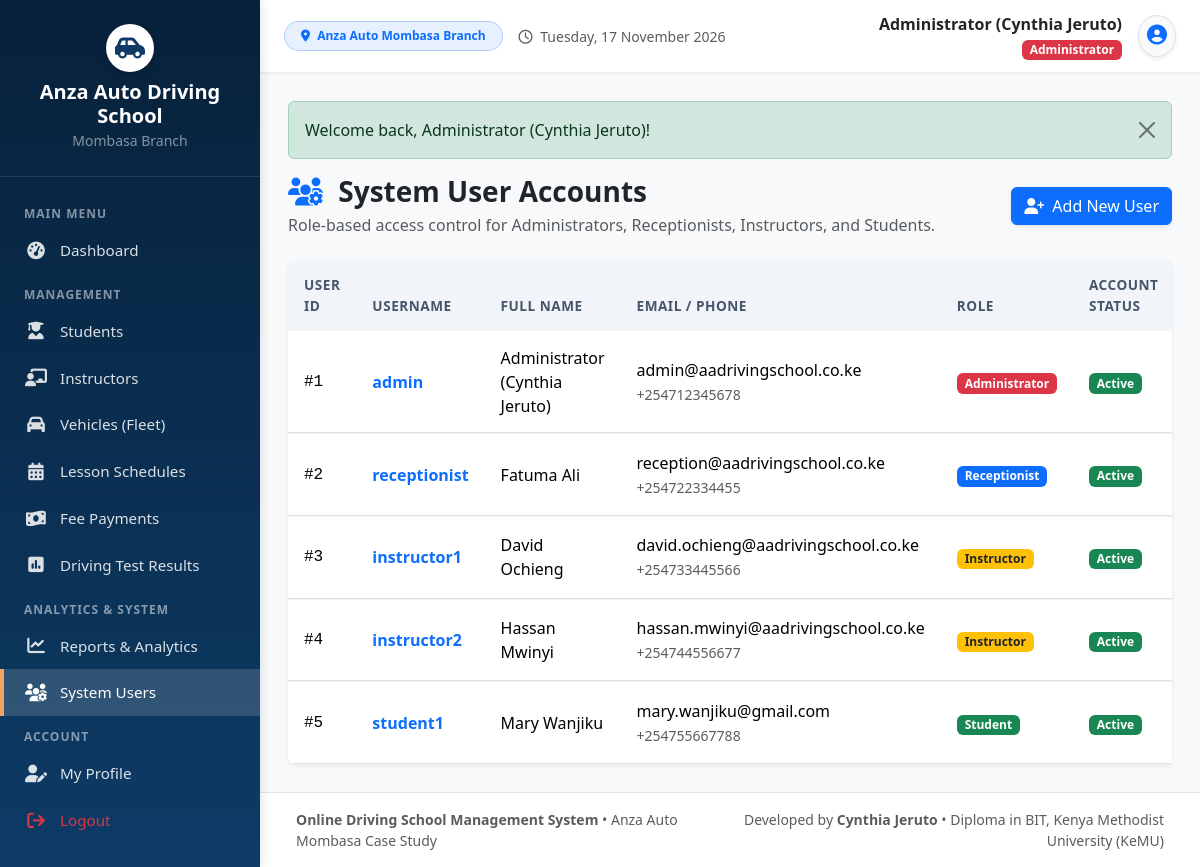
The page /users.php (signed in) on the database as committed earlier.
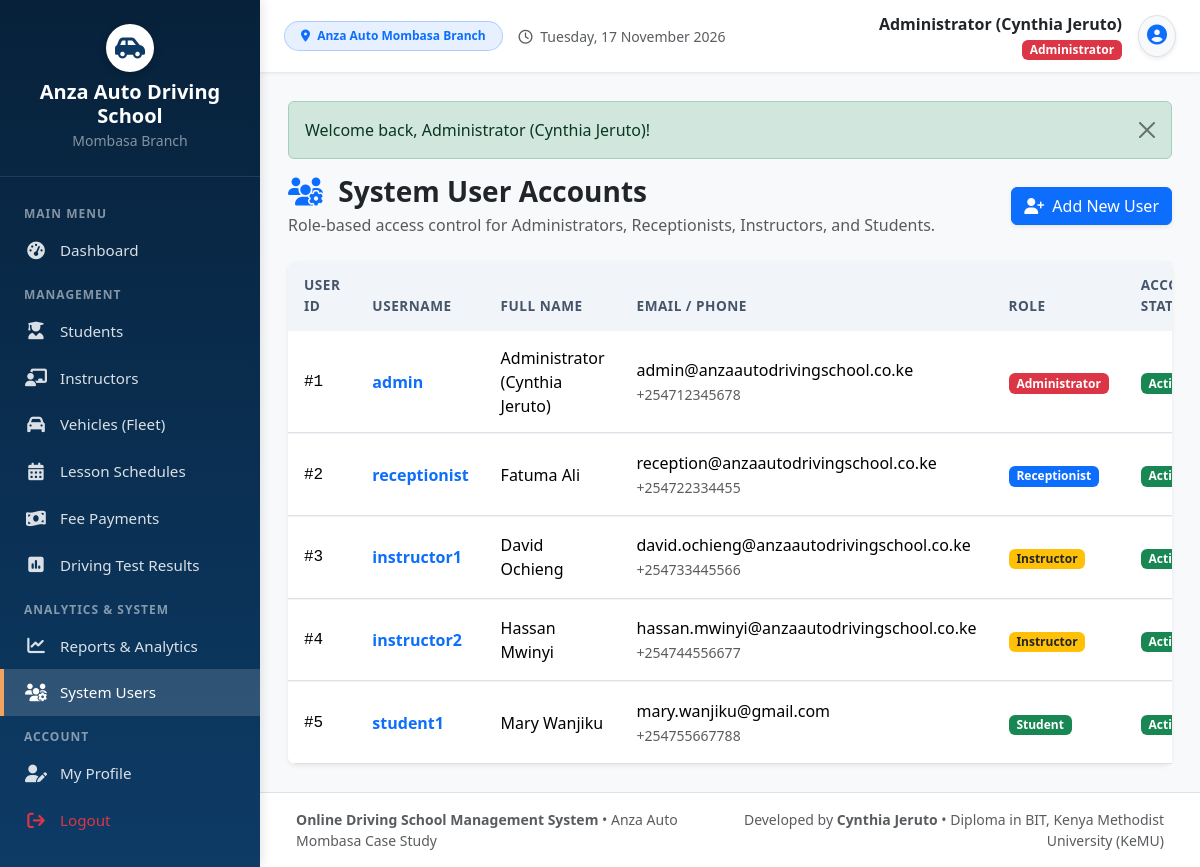
The same page on the database as committed later.
### tables this page shows
CREATE TABLE `users` (
  `user_id` INT(11) NOT NULL AUTO_INCREMENT,
  `username` VARCHAR(50) NOT NULL UNIQUE,
  `password` VARCHAR(255) NOT NULL,
  `full_name` VARCHAR(100) NOT NULL,
  `email` VARCHAR(100) DEFAULT NULL,
  `phone` VARCHAR(20) DEFAULT NULL,
  `role` ENUM('Administrator', 'Receptionist', 'Instructor', 'Student') NOT NULL DEFAULT 'Receptionist',
  `status` ENUM('Active', 'Inactive') NOT NULL DEFAULT 'Active',
  `created_at` TIMESTAMP NOT NULL DEFAULT CURRENT_TIMESTAMP,
  PRIMARY KEY (`user_id`)
);

### users.php (the view, shortened to what this page needs)
<?php
require_once __DIR__ . '/includes/header.php';
$users = $pdo->query("SELECT * FROM users ORDER BY user_id ASC")->fetchAll();
?>
<div class="d-flex justify-content-between align-items-center mb-4">
    <div>
        <h3 class="fw-bold mb-1 text-dark"><i class="fa-solid fa-users-gear text-primary me-2"></i> System User Accounts</h3>
        <p class="text-muted mb-0">Role-based access control for Administrators, Receptionists, Instructors, and Students.</p>
    </div>
    <a href="user_add.php" class="btn btn-primary shadow-sm">
        <i class="fa-solid fa-user-plus me-1"></i> Add New User
    </a>
</div>
<div class="card border-0 shadow-sm rounded-3">
    <div class="card-body p-0">
        <div class="table-responsive">
            <table class="table custom-table table-hover mb-0">
                <thead>
                    <tr>
                        <th>User ID</th>
                        <th>Username</th>
                        <th>Full Name</th>
                        <th>Email / Phone</th>
                        <th>Role</th>
                        <th>Account Status</th>
                    </tr>
                </thead>
                <tbody>
                    <?php foreach ($users as $u): ?>
                        <tr>
                            <td class="font-monospace">#<?= $u['user_id'] ?></td>
                            <td class="fw-bold text-primary"><?= htmlspecialchars($u['username']) ?></td>
                            <td><?= htmlspecialchars($u['full_name']) ?></td>
                            <td>
                                <div><?= htmlspecialchars($u['email'] ?? '-') ?></div>
                                <small class="text-muted"><?= htmlspecialchars($u['phone'] ?? '-') ?></small>
                            </td>
                            <td>
                                <?php
                                $rColors = [
                                    'Administrator' => 'danger',
                                    'Receptionist' => 'primary',
                                    'Instructor' => 'warning text-dark',
                                    'Student' => 'success'
                                ];
                                $bColor = $rColors[$u['role']] ?? 'secondary';
                                ?>
                                <span class="badge bg-<?= $bColor ?>"><?= htmlspecialchars($u['role']) ?></span>
                            </td>
                            <td>
                                <span class="badge bg-<?= ($u['status'] === 'Active') ? 'success' : 'secondary' ?>">
                                    <?= htmlspecialchars($u['status']) ?>
                                </span>
                            </td>
                        </tr>
                    <?php endforeach; ?>
                </tbody>
            </table>
        </div>
    </div>
</div>
<?php require_once __DIR__ . '/includes/footer.php'; ?>

### includes/header.php (shortened to what this page needs)
<?php
require_once __DIR__ . '/functions.php';
?>
<!DOCTYPE html>
<html lang="en">
<head>
    <link href="https://cdn.jsdelivr.net/npm/bootstrap@5.3.3/dist/css/bootstrap.min.css" rel="stylesheet">
    <link rel="stylesheet" href="https://cdnjs.cloudflare.com/ajax/libs/font-awesome/6.5.1/css/all.min.css">
    <link rel="stylesheet" href="assets/css/style.css">
</head>
<body>
<div class="app-wrapper">
    <?php include __DIR__ . '/sidebar.php'; ?>
    <div class="main-content">
        <?php include __DIR__ . '/navbar.php'; ?>
        <div class="content-body">
            <?php display_flash(); ?>

### includes/sidebar.php (shortened to what this page needs)
<?php
$currentPage = basename($_SERVER['PHP_SELF']);
$userRole = $_SESSION['role'] ?? 'Student';
?>
<aside class="sidebar">
    <div class="sidebar-header">
        <div class="brand-logo">
            <i class="fa-solid fa-car-side"></i>
        </div>
        <h5 class="mb-0 text-white fw-bold">Anza Auto Driving School</h5>
        <small class="text-white-50">Mombasa Branch</small>
    </div>
    <ul class="sidebar-nav">
        <li class="nav-category">Main Menu</li>
        <li>
            <a href="dashboard.php" class="nav-link <?= ($currentPage === 'dashboard.php') ? 'active' : '' ?>">
                <i class="fa-solid fa-gauge-high"></i>
                <span>Dashboard</span>
            </a>
        </li>
        <?php if ($userRole === 'Administrator' || $userRole === 'Receptionist'): ?>
        <li class="nav-category">Management</li>
        <li>
            <a href="students.php" class="nav-link <?= in_array($currentPage, ['students.php', 'student_add.php', 'student_edit.php', 'student_view.php']) ? 'active' : '' ?>">
                <i class="fa-solid fa-user-graduate"></i>
                <span>Students</span>
            </a>
        </li>
        <li>
            <a href="instructors.php" class="nav-link <?= in_array($currentPage, ['instructors.php', 'instructor_add.php', 'instructor_edit.php']) ? 'active' : '' ?>">
                <i class="fa-solid fa-chalkboard-user"></i>
                <span>Instructors</span>
            </a>
        </li>
        <li>
            <a href="vehicles.php" class="nav-link <?= in_array($currentPage, ['vehicles.php', 'vehicle_add.php', 'vehicle_edit.php']) ? 'active' : '' ?>">
                <i class="fa-solid fa-car"></i>
                <span>Vehicles (Fleet)</span>
            </a>
        </li>
        <li>
            <a href="schedules.php" class="nav-link <?= in_array($currentPage, ['schedules.php', 'schedule_add.php', 'schedule_edit.php']) ? 'active' : '' ?>">
                <i class="fa-solid fa-calendar-days"></i>
                <span>Lesson Schedules</span>
            </a>
        </li>
        <li>
            <a href="payments.php" class="nav-link <?= in_array($currentPage, ['payments.php', 'payment_add.php', 'receipt.php']) ? 'active' : '' ?>">
                <i class="fa-solid fa-money-bill-wave"></i>
                <span>Fee Payments</span>
            </a>
        </li>
        <li>
            <a href="test_results.php" class="nav-link <?= in_array($currentPage, ['test_results.php', 'test_result_add.php', 'test_result_edit.php']) ? 'active' : '' ?>">
                <i class="fa-solid fa-square-poll-vertical"></i>
                <span>Driving Test Results</span>
            </a>
        </li>
        <li class="nav-category">Analytics & System</li>
        <li>
            <a href="reports.php" class="nav-link <?= ($currentPage === 'reports.php') ? 'active' : '' ?>">
                <i class="fa-solid fa-chart-line"></i>
                <span>Reports & Analytics</span>
            </a>
        </li>
        <?php if ($userRole === 'Administrator'): ?>
        <li>
            <a href="users.php" class="nav-link <?= in_array($currentPage, ['users.php', 'user_add.php', 'user_edit.php']) ? 'active' : '' ?>">
                <i class="fa-solid fa-users-gear"></i>
                <span>System Users</span>
            </a>
        </li>
        <?php endif; ?>
        <?php endif; ?>
        <li class="nav-category">Account</li>
        <li>
            <a href="profile.php" class="nav-link <?= ($currentPage === 'profile.php') ? 'active' : '' ?>">
                <i class="fa-solid fa-user-pen"></i>
                <span>My Profile</span>
            </a>
        </li>
        <li>
            <a href="logout.php" class="nav-link text-danger">
                <i class="fa-solid fa-arrow-right-from-bracket"></i>
                <span>Logout</span>
            </a>
        </li>
    </ul>
</aside>

### includes/navbar.php (shortened to what this page needs)
<?php
$roleColors = [
    'Administrator' => 'danger',
    'Receptionist' => 'primary',
    'Instructor' => 'warning text-dark',
    'Student' => 'success'
];
$badgeColor = $roleColors[$_SESSION['role'] ?? 'Student'] ?? 'secondary';
?>
<header class="top-navbar">
    <div class="d-flex align-items-center">
        <span class="badge bg-primary bg-opacity-10 text-primary border border-primary border-opacity-25 px-3 py-2 rounded-pill me-3 d-none d-md-inline-block">
            <i class="fa-solid fa-location-dot me-1"></i> Anza Auto Mombasa Branch
        </span>
        <span class="text-muted small d-none d-lg-inline-block">
            <i class="fa-regular fa-clock me-1"></i> <?= date('l, d F Y') ?>
        </span>
    </div>
    <div class="d-flex align-items-center gap-3">
        <div class="text-end">
            <div class="fw-semibold text-dark"><?= htmlspecialchars($_SESSION['full_name'] ?? 'User') ?></div>
            <span class="badge bg-<?= $badgeColor ?>"><?= htmlspecialchars($_SESSION['role'] ?? 'User') ?></span>
        </div>
        <div class="dropdown">
            <button class="btn btn-light rounded-circle shadow-sm border p-2" type="button" data-bs-toggle="dropdown" aria-expanded="false">
                <i class="fa-solid fa-user-circle fs-5 text-primary"></i>
            </button>
        </div>
    </div>
</header>

### includes/functions.php (shortened to what this page needs)
<?php
function display_flash() {
    if (isset($_SESSION['flash'])) {
        $flash = $_SESSION['flash'];
        echo '<div class="alert alert-' . htmlspecialchars($flash['type']) . ' alert-dismissible fade show" role="alert">
                ' . htmlspecialchars($flash['message']) . '
                <button type="button" class="btn-close" data-bs-dismiss="alert" aria-label="Close"></button>
              </div>';
    }
}
?>

### includes/footer.php (shortened to what this page needs)
        </div>
        <footer class="bg-white border-top py-3 px-4 text-center text-muted small mt-auto no-print">
            <div class="container-fluid">
                <div class="row align-items-center">
                    <div class="col-md-6 text-md-start">
                        <strong>Online Driving School Management System</strong> &bull; Anza Auto Mombasa Case Study
                    </div>
                    <div class="col-md-6 text-md-end">
                        Developed by <strong>Cynthia Jeruto</strong> &bull; Diploma in BIT, Kenya Methodist University (KeMU)
                    </div>
                </div>
            </div>
        </footer>
    </div>
</div>
</body>
</html>

### assets/css/style.css (style rules this page uses)
:root { --primary-color: #0d3b66; --primary-dark: #07213a; --primary-light: #185a9d; --accent-color: #f4a261; --accent-hover: #e76f51; --bg-light: #f8f9fa; --sidebar-width: 260px; --text-dark: #2b2d42; --card-shadow: 0 4px 12px rgba(0, 0, 0, 0.05); }
body { font-family: 'Segoe UI', system-ui, -apple-system, sans-serif; background-color: var(--bg-light); color: var(--text-dark); min-height: 100vh; }
.app-wrapper { display: flex; min-height: 100vh; }
.sidebar { width: var(--sidebar-width); background: linear-gradient(180deg, var(--primary-dark) 0%, var(--primary-color) 100%); color: #ffffff; flex-shrink: 0; transition: all 0.3s ease; box-shadow: 2px 0 10px rgba(0, 0, 0, 0.1); z-index: 1000; }
.sidebar-header { padding: 1.5rem 1.25rem; border-bottom: 1px solid rgba(255, 255, 255, 0.1); text-align: center; }
.sidebar-header .brand-logo { width: 48px; height: 48px; border-radius: 50%; background: #ffffff; color: var(--primary-color); display: inline-flex; align-items: center; justify-content: center; font-size: 1.5rem; font-weight: bold; margin-bottom: 0.5rem; box-shadow: 0 2px 8px rgba(0,0,0,0.2); }
.sidebar-nav { padding: 1rem 0; list-style: none; margin: 0; }
.sidebar-nav .nav-category { font-size: 0.75rem; text-transform: uppercase; letter-spacing: 1px; color: rgba(255, 255, 255, 0.5); padding: 0.75rem 1.5rem 0.25rem; font-weight: 600; }
.sidebar-nav .nav-link { display: flex; align-items: center; padding: 0.75rem 1.5rem; color: rgba(255, 255, 255, 0.85); text-decoration: none; font-size: 0.95rem; font-weight: 500; transition: all 0.2s ease; }
.sidebar-nav .nav-link i { width: 24px; font-size: 1.1rem; margin-right: 0.75rem; text-align: center; }
.sidebar-nav .nav-link:hover, .sidebar-nav .nav-link.active { background-color: rgba(255, 255, 255, 0.15); color: #ffffff; border-left: 4px solid var(--accent-color); padding-left: calc(1.5rem - 4px); }
.main-content { flex-grow: 1; display: flex; flex-direction: column; min-width: 0; }
.top-navbar { background: #ffffff; border-bottom: 1px solid #e9ecef; padding: 0.75rem 1.5rem; display: flex; align-items: center; justify-content: space-between; box-shadow: 0 1px 3px rgba(0, 0, 0, 0.05); }
.content-body { padding: 1.75rem; flex-grow: 1; }
.custom-table { border-collapse: separate; border-spacing: 0; border-radius: 8px; overflow: hidden; background: #ffffff; }
.custom-table thead th { background-color: #f1f5f9; color: #475569; font-weight: 600; font-size: 0.85rem; text-transform: uppercase; letter-spacing: 0.5px; border: none; padding: 0.9rem 1rem; }
.custom-table tbody td { padding: 0.9rem 1rem; vertical-align: middle; border-top: 1px solid #f1f5f9; }

Rows that differ between the two databases and show on the page:
changed users "admin": email "admin@aadrivingschool.co.ke" → "admin@anzaautodrivingschool.co.ke"
changed users "receptionist": email "reception@aadrivingschool.co.ke" → "reception@anzaautodrivingschool.co.ke"
changed users "instructor1": email "david.ochieng@aadrivingschool.co.ke" → "david.ochieng@anzaautodrivingschool.co.ke"
changed users "instructor2": email "hassan.mwinyi@aadrivingschool.co.ke" → "hassan.mwinyi@anzaautodrivingschool.co.ke"
